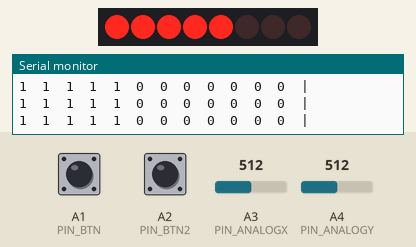
The sketch below on a simulated Arduino Uno, built with avr-gcc and run on an emulated ATmega328P. On the bench: 8 shift-register outputs drawn as a row of LEDs (first output left, lit = HIGH), the last lines printed to the serial monitor. Wiring (inferred from the names in the program): shift register (74HC595): data pin 11; shift clock pin 12; latch pin 13. Wiring (inferred from the signals the program sends): row of LEDs: on Q0, Q1, Q2, Q3, Q4, Q5, Q6, Q7. Inputs (shaded band) come from the test bench; at power-on: A1 (PIN_BTN) HIGH, A3 (PIN_ANALOGX) = 512, A4 (PIN_ANALOGY) = 512, A2 (PIN_BTN2) LOW.

Above: at 1.2 s.
1.3 s: A1 (PIN_BTN) pulled LOW for 1 s
At 1.38 s:
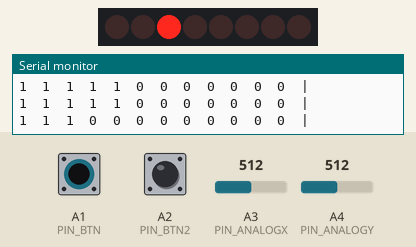
3.9 s: A1 (PIN_BTN) pulled LOW for 1 s
At 3.96 s:
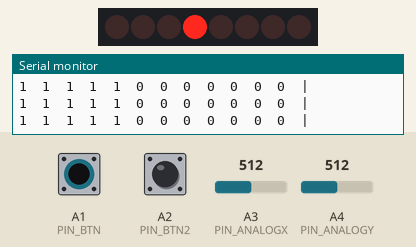
At 5.0 s:
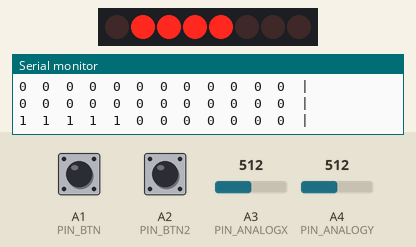
6.5 s: A3 (PIN_ANALOGX) set to 558
9.5 s: A3 (PIN_ANALOGX) set to 580
12.5 s: A1 (PIN_BTN) pulled LOW for 1 s
At 13.56 s:
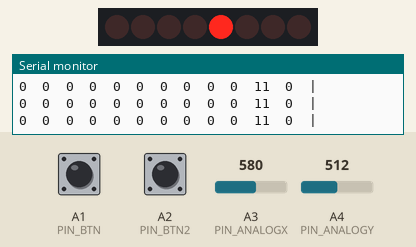
15.1 s: A4 (PIN_ANALOGY) set to 557
16.6 s: A4 (PIN_ANALOGY) set to 575
Timing chart, 0 to 19.6 s (numbered marks = the images above; inputs shaded):
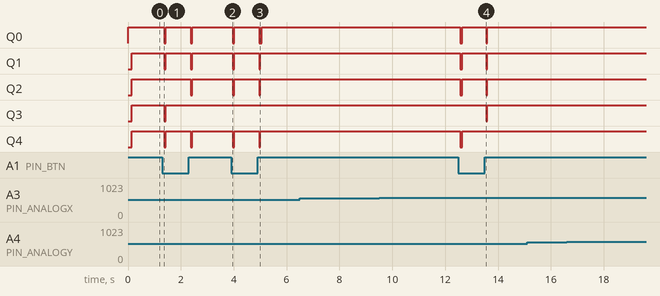

The sketch:

ButtonTest.ino
```cpp
int PIN_BTN = A1;
int PIN_BTN2 = A2;
int PIN_ANALOGX = A3;
int PIN_ANALOGY = A4;
int SHIFT_DATA = 11;
int SHIFT_CLK = 12;
int SHIFT_LATCH = 13;

int buttonReads[10];

void setup() {
  // put your setup code here, to run once:
  pinMode(PIN_BTN, INPUT);
  pinMode(PIN_ANALOGX, INPUT);
  pinMode(PIN_ANALOGY, INPUT);
  pinMode(SHIFT_DATA, OUTPUT);
  pinMode(SHIFT_CLK, OUTPUT);
  pinMode(SHIFT_LATCH, OUTPUT);
  Serial.begin(9600);
}

void registerWrite(byte writeByte) {
  digitalWrite(SHIFT_LATCH, LOW);
  shiftOut(SHIFT_DATA, SHIFT_CLK, MSBFIRST, writeByte);
  digitalWrite(SHIFT_LATCH, HIGH);
}

void registerClear() {
  byte zero = 0;
  registerWrite(zero);
}

void registerSingle(int bitNum) {
  byte writeVal = 0;
  bitWrite(writeVal, bitNum, 1);
  registerWrite(writeVal);
}

void readButtons() { //Should debounce
  for (int bNum = 0; bNum < 5; bNum++) {
    registerSingle(bNum);
    delay(3);
    int readVal = digitalRead(PIN_BTN);
    if (readVal != buttonReads[bNum]) {
      delay(15);
      readVal = digitalRead(PIN_BTN);
    }
    buttonReads[bNum] = readVal;
    buttonReads[bNum + 5] = digitalRead(PIN_BTN2);
  }
}

void loop() {
  // put your main code here, to run repeatedly:
  //Serial.println(digitalRead(10));
  readButtons();
  for (int i = 0; i < 10; i++) {
    Serial.print(String(buttonReads[i]) + "\t");
  }
  Serial.print(map(analogRead(PIN_ANALOGX),0,1024,-90,90));
  Serial.print("\t");
  Serial.print(map(analogRead(PIN_ANALOGY),0,1024,-90,90));
  Serial.print("\t");
  Serial.println("|");
  delay(1);
}
```

Measured:
- after the input at 1.3 s, Q0, Q1, Q4: alternates HIGH for 0.95 s and LOW for 0.06 s, starting after 0.07 s; Q2: HIGH → LOW after 1.1 s, → HIGH 0.07 s later; Q3: HIGH → LOW after 0.07 s, → HIGH 0.05 s later
- after the input at 3.9 s, Q0: alternates HIGH for 0.94 s and LOW for 0.08 s, starting after 0.05 s; Q1, Q2, Q4: alternates HIGH for 0.94 s and LOW for 0.05 s, starting after 0.05 s
- after the input at 12.5 s, Q0–2: alternates HIGH for 0.91 s and LOW for 0.06 s, starting after 0.06 s; Q3: HIGH → LOW after 1.1 s, → HIGH 0.05 s later; Q4: HIGH → LOW after 0.06 s, → HIGH 0.08 s later
